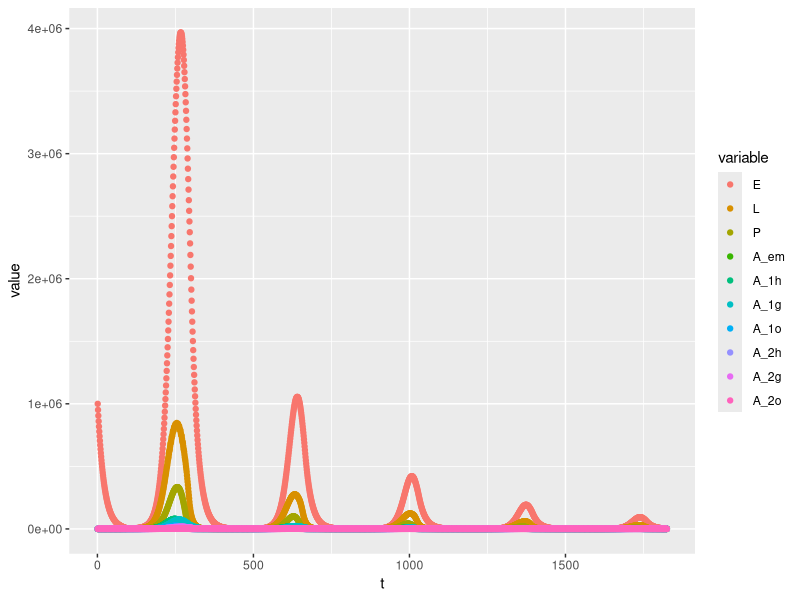

This chart was generated by the following R code:
# Modello Tran 2013

rm(list = ls())

library(deSolve)
library(ggplot2)
library(reshape2) 

#parameters (Tran 2013)

beta_1 = 95 # Number of eggs laid by ovipositing nulliparous females (per female)
beta_2 = 75 # Number of eggs laid by ovipositing parous females (per female)
K_L = 250000 # Standard environment carrying capacity for larvae (larvae ha−1)
K_P = 250000 # Standard environment carrying capacity for pupae (pupae ha−1)
sigma = 0.5 # Sex-ratio at the emergence
mu_E = 0.05 # Egg mortality rate (day−1)
mu_L = 0.08 # Minimum larva mortality rate (day−1)
mu_P = 0.03 # Minimum pupa mortality rate (day−1)
mu_em = 0.1 # Mortality rate during adult emergence (day−1)
mu_A = 0.02 # Minimum adult mortality rate (day−1)
mu_r = 0.08 # Adult mortality rate related to seeking behavior (day−1)
T_E = 10.4 # Minimal temperature needed for egg development (°C)
TDD_E = 110 # Total number of degree-day necessary for egg development (°C)
gamma_Aem = 0.4 # Development rate of emerging adults (day−1)
gamma_Ah = 0.2 # Transition rate from host-seeking to engorged adults (day−1)
gamma_Ao = 0.2 # Transition rate from oviposition site-seeking to host-seeking adults (day−1)
T_Ag = 10 # Minimal temperature needed for egg maturation (°C)
TDD_Ag = 77 # Total number of degree-days necessary for egg maturation (°C)
t_s_diap = 31+28+10 # Start of the favorable season - 10 Mar (for diapause)
t_end_diap = 31+28+31+30+31+30+31+31+30 # End of the favorable season - 30 Sept (for diapause)

t_s = 1 # simulate multiple year
t_end = 365*5

# T and P
d = t_s:t_end
temp = 15 - 13*cos(d/365*2*pi); # temperatura sinusoidale, min 1 gen = 2 gradi, max 1 lug = 28
prec = temp*rep(c(0,0,0,1), length.out = (t_end-t_s+1)) # piove ogni 4 giorni con questa forma strana

# p cumulated over 2 weeks and normalized between 0 and 1 (over a year?)
p_cumm = sapply(1:length(prec), function(x){return(sum(prec[max(1,x-13):x]))})
p_cumm_norm = p_cumm/max(p_cumm)

# functions

f_E = (temp-T_E)/TDD_E *(temp-T_E>0) # Transition function from egg to larva
f_L = - 0.0007*temp^2 + 0.0392 * temp - 0.3911 # Transition function from larva to pupa

# WARNING 1: this function souhld be > 0
f_L = pmax(0, f_L)

f_P = 0.0008*temp^2 - 0.0051 * temp + 0.0319 # Transition function from pupa to emerging adult
f_Ag = (temp-T_Ag)/TDD_Ag *(temp-T_Ag>0) # Transition function from engorged adult to oviposition site—seeking adult
m_L = exp(-temp/0.5) + mu_L # Larva mortality (day−1)
m_P = exp(-temp/0.5) + mu_P # Pupa mortality rate (day−1)
m_A = pmax(mu_A, 0.04417 + 0.00217*temp) # Adult mortality rate (day−1)
k_L = K_L*(p_cumm_norm+1) # Environment carrying capacity of larvae (ha−1)
k_P = K_P*(p_cumm_norm+1) # Environment carrying capacity of pupae (ha−1)

n_s = 1 # number of locations (added; 1 for no dimension)

# list with parameters to be passed to the ODE system
parms = list(beta_1 = beta_1,
             beta_2 = beta_2,
             K_L = K_L,
             K_P = K_P,
             sigma = sigma,
             mu_E = mu_E,
             mu_em = mu_em,
             mu_r = mu_r,
             gamma_Aem = gamma_Aem,
             gamma_Ah = gamma_Ah,
             gamma_Ao = gamma_Ao,
             f_E = f_E,
             f_L = f_L,
             f_P = f_P,
             f_Ag = f_Ag,
             m_L = m_L,
             m_P = m_P,
             m_A = m_A,
             k_L = k_L,
             k_P = k_P,
             n_s = n_s,
             t_s = t_s) 

df <- function(t, x, parms) {
  
  # initial conditions and paramters
  with(parms, { 
    
    E = x[(1+n_s*0):(1*n_s)]
    L = x[(1+n_s*1):(2*n_s)]
    P = x[(1+n_s*2):(3*n_s)]
    A_em = x[(1+n_s*3):(4*n_s)]
    A_1h = x[(1+n_s*4):(5*n_s)]
    A_1g = x[(1+n_s*5):(6*n_s)]
    A_1o = x[(1+n_s*6):(7*n_s)]
    A_2h = x[(1+n_s*7):(8*n_s)]
    A_2g = x[(1+n_s*8):(9*n_s)]
    A_2o = x[(1+n_s*9):(10*n_s)]
    
    t_n = t[1]-t_s+1 # time of numerical integration
    
    # ODE definition 
    dE = gamma_Ao*(beta_1*A_1o + beta_2*A_2o) - (mu_E + f_E[t_n])*E
    dL = f_E[t_n]*E - (m_L[t_n]*(1+L/k_L[t_n]) + f_L[t_n])*L
    dP = f_L[t_n]*L - (m_P[t_n] + f_P[t_n])*P
    dA_em = f_P[t_n]*P*sigma*exp(-mu_em*(1+P/k_P[t_n])) - (m_A[t_n]+gamma_Aem)*A_em
    dA_1h = gamma_Aem*A_em - (m_A[t_n] + mu_r + gamma_Ah)*A_1h
    dA_1g = gamma_Ah*A_1h - (m_A[t_n] + f_Ag[t_n])*A_1g
    dA_1o = f_Ag[t_n]*A_1g - (m_A[t_n] + mu_r + gamma_Ao)*A_1o
    dA_2h = gamma_Ao*(A_1o + A_2o) - (m_A[t_n] + mu_r + gamma_Ah)*A_2h
    dA_2g = gamma_Ah*A_2h - (m_A[t_n] + f_Ag[t_n])*A_2g
    dA_2o = f_Ag[t_n]*A_2g - (m_A[t_n] + mu_r + gamma_Ao)*A_2o
    
    dx <- c(dE, dL, dP, dA_em, dA_1h, dA_1g, dA_1o, dA_2h, dA_2g, dA_2o)
    
    return(list(dx))})
}

# System initialization
E0 = 10^6 # at 1st of January
L0 = 0
P0 = 0
A_em0 = 0
A_1h0 = 0
A_1g0 = 0
A_1o0 = 0
A_2h0 = 0
A_2g0 = 0
A_2o0 = 0

l_sim = 365

X_0 = c(E0, L0, P0, A_em0, A_1h0, A_1g0, A_1o0, A_2h0, A_2g0, A_2o0)

#integration
Sim <- as.data.frame(ode(X_0, d, df, parms))

#plot
colnames(Sim) = c("t", " E", " L", " P", " A_em", " A_1h", " A_1g", " A_1o", " A_2h", " A_2g", " A_2o")
Sim_m = reshape2::melt(Sim, id = 't')

ggplot(Sim_m, aes(x = t, y = value, color = variable))+
  geom_point()
